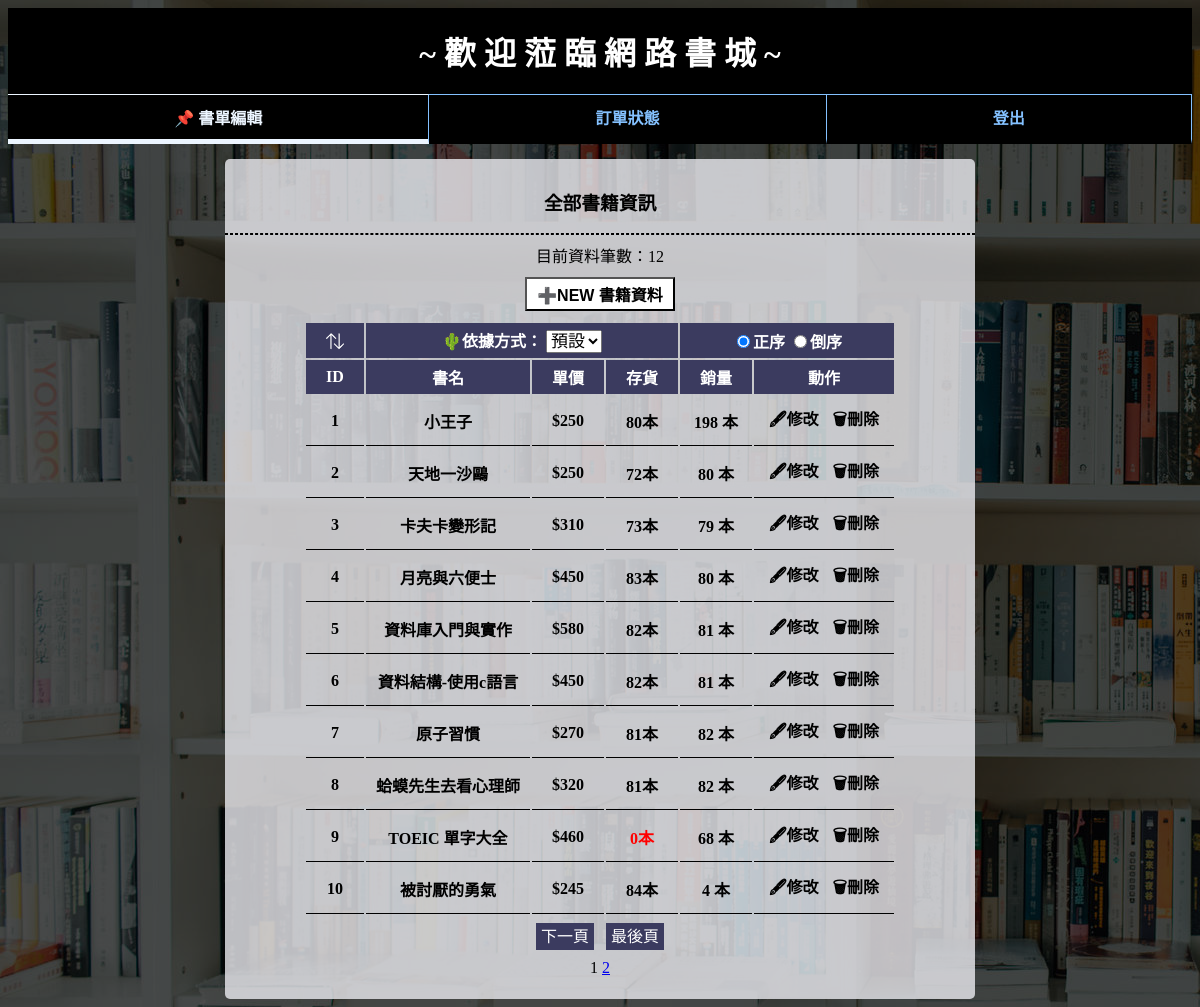
/bookstore/admin_book_data.php, run on the app's committed database.
### tables this page shows
CREATE TABLE `bookstore` (
  `book_id` int(10) NOT NULL,
  `book_name` varchar(200) NOT NULL,
  `book_price` int(10) NOT NULL,
  `book_stock` int(10) NOT NULL,
  `book_sales` int(10) NOT NULL,
  `book_txt` text NOT NULL
);

### bookstore/admin_book_data.php (the view, shortened to what this page needs)
<?php
include("condb.php");
$page_row_num = 10;
$now_page = 1;
$sort = "book_id";
$sort2 = "asc";
$page_startRow = ($now_page - 1) * $page_row_num;
$select_tb = "SELECT * FROM bookstore ORDER BY " . $sort . " " . $sort2;
$select_tb_limit = $select_tb . " LIMIT " . $page_startRow . ", " . $page_row_num;
$result = mysqli_query($db_link, $select_tb_limit);
$all_result = mysqli_query($db_link, $select_tb);
$total_row = mysqli_num_rows($all_result);
$total_pages = ceil($total_row / $page_row_num);
?>
<html>
<head>
	<link rel="stylesheet" type="text/css" href="style.css">
</head>
<body>
	<div class="admin_a">
		<div class="menu_title">~ 歡 迎 蒞 臨 網 路 書 城 ~</div>
		<nav class="menu">
			<a style="color:#ECF5FF;" href="admin_book_data.php" class="menu_item_in">📌 書單編輯</a>
			<a href='admin_order_data.php' class='menu_item'>訂單狀態</a>
			<a href='?logout=true' class='menu_item'>登出</a>
		</nav>
		<div class="b">
			<h3>全部書籍資訊</h3>
			<hr style="border:1px dashed #000">
			目前資料筆數：<?php echo $total_row; ?>
			<div class="tb_show">
				<table>
					<input type="button" class="btn_WhiteBlack" name="add" value="➕NEW 書籍資料" onclick="javascript:location.href='admin_book_add.php'">
					<form action="" method="post" name="formsort" id="formsort">
						<tr>
							<th class="sort">
								<input type="submit" name="button" value="">
							</th>
							<th colspan="3">🌵依據方式：
								<select name="sort">
									<option value="book_id" selected>預設</option>
								</select>
							</th>
							<th colspan="2">
								<input type="radio" name="sort2" value=1 checked>正序
								<input type="radio" name="sort2" value=2>倒序
							</th>
						</tr>
					</form>
					<tr>
						<th>ID</th>
						<th>書名</th>
						<th>單價</th>
						<th>存貨</th>
						<th>銷量</th>
						<th>動作</th>
					</tr>
					<?php
					while ($get_book = $result->fetch_assoc()) {
						echo "<tr>";
						echo "<td>" . $get_book["book_id"] . "</td>";
						echo "<td>" . $get_book["book_name"] . "</td>";
						echo "<td>$" . $get_book["book_price"] . "</td>";
						if ($get_book["book_stock"] < 10)
							echo "<td style='color: #FF0000	'>" . $get_book["book_stock"] . "本</td>";
						else
							echo "<td>" . $get_book["book_stock"] . "本</td>";
						echo "<td>" . $get_book["book_sales"] . " 本</td>";
						echo "<td><a class='btn_2line' href='admin_book_update.php?id=" . $get_book["book_id"] . "'>🖋修改</a> ";
						echo "<a class='btn_2line' href='admin_book_del.php?id=" . $get_book["book_id"] . "'>🗑刪除</a></td>";
						echo "</tr>";
					}
					?>
				</table>
			</div>
			<table class="tb_page">
				<tr>
					<?php if ($now_page < $total_pages) {
					?>
						<td><a class="btn_BlueWhite" href="admin_book_data.php?page=<?php echo ($now_page + 1) . "&sort2=" . $sort2 . "&sort=" . $sort ?>">下一頁</a></td>
						<td><a class="btn_BlueWhite" href="admin_book_data.php?page=<?php echo $total_pages . "&sort2=" . $sort2 . "&sort=" . $sort ?>">最後頁</a></td>
					<?php } ?>
				</tr>
				<tr>
					<td colspan="4">
						<?php
						for ($i = 1; $i <= $total_pages; $i++) {
							if ($i == $now_page)
								echo $i . " ";
							else
								echo "<a href=\"admin_book_data.php?page=$i&sort2=$sort2&sort=$sort\">$i</a> ";
						}
						?>
					</td>
				</tr>
			</table>
		</div>
</body>
</html>

### bookstore/style.css (style rules this page uses)
body { background-image: url(image/bg01.jpg); background-blend-mode: multiply; background-color: rgba(0, 0, 0, .7); }
h3, .a, .b, .admin_a { text-align: center; }
table { margin: auto; text-align: center; }
.b { width: 750px; margin: 0 auto; background-color: rgba(235, 235, 240, 0.8); border-radius: 5px; padding: 10px 0px 15px; }
.menu_title { font-size: 32px; color: #fff; text-align: center; background: #000; padding: 20px; font-weight: bold; }
.menu { display: flex; align-items: center; background: #000; margin-bottom: 15px; }
.menu_item { flex-grow: 1; padding: 10px; border-top: 1px solid #84C1FF; border-right: 1px solid #84C1FF; border-bottom: 5px solid transparent; transition: 0.3s; }
.menu a { text-decoration: none; color: #84C1FF; font-weight: bold; }
.menu_item_in { flex-grow: 1; padding: 10px; border-top: 1px solid #ECF5FF; border-right: 1px solid #84C1FF; border-bottom: 5px solid #ECF5FF; transition: 0.3s; }
.btn_WhiteBlack { padding: 3px 10px; font-size: 16px; font-weight: bold; margin: 10px; background-color: #fff; color: #000; }
.btn_BlueWhite { text-decoration: none; padding: 5px; color: #fff; background: #3b3b5f; }
.btn_2line { text-decoration: none; padding: 5px; color: #000; }
.tb_show th { padding: 5px 20px; font-size: 16px; background: #3b3b5f; color: #fff; }
.tb_show td { border-bottom: 1px solid #000; font-size: 16px; font-weight: bold; padding: 10px; }
select { font-size: 17px; width: auto; }
.sort input[type="submit"] { width: 18px; height: 18px; background: url(image/sort_icon.png); background-size: 100%; background-position: center; background-repeat: no-repeat; border: none; cursor: pointer; }

### bookstore/admin_book_data.php (style rules this page uses)
.tb_page { font-size: 16px; }
.tb_page td { padding: 5px; margin: 5px; }

### data on the page
bookstore: book_id "1", book_name "小王子", book_price "250", book_stock "80", book_sales "198"
bookstore: book_id "2", book_name "天地一沙鷗", book_price "250", book_stock "72", book_sales "80"
bookstore: book_id "3", book_name "卡夫卡變形記", book_price "310", book_stock "73", book_sales "79"
bookstore: book_id "4", book_name "月亮與六便士", book_price "450", book_stock "83", book_sales "80"
bookstore: book_id "5", book_name "資料庫入門與實作", book_price "580", book_stock "82", book_sales "81"
bookstore: book_id "6", book_name "資料結構-使用c語言", book_price "450", book_stock "82", book_sales "81"
bookstore: book_id "7", book_name "原子習慣", book_price "270", book_stock "81", book_sales "82"
bookstore: book_id "8", book_name "蛤蟆先生去看心理師", book_price "320", book_stock "81", book_sales "82"
bookstore: book_id "9", book_name "TOEIC 單字大全", book_price "460", book_stock "0", book_sales "68"
bookstore: book_id "10", book_name "被討厭的勇氣", book_price "245", book_stock "84", book_sales "4"

### other printed values
$total_row "12"
